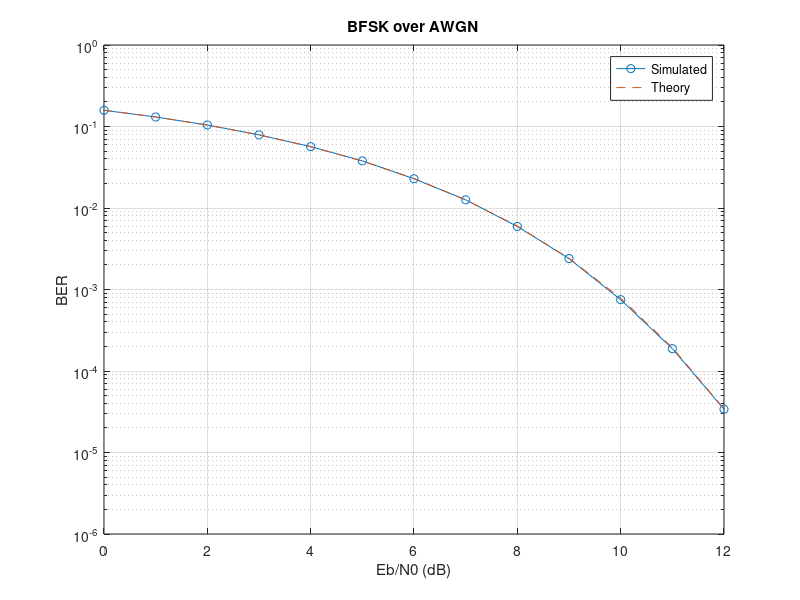

Reproduce this figure in MATLAB.
N = 2e6;
bits = randi([0 1], 1, N);
Eb = 1;
s1 = sqrt(Eb)*(bits==0);           % first coordinate
s2 = sqrt(Eb)*(bits==1);           % second coordinate

EbN0_dB = 0:1:12;
BER = zeros(size(EbN0_dB));

for k = 1:length(EbN0_dB)
    EbN0  = 10^(EbN0_dB(k)/10);
    sigma = sqrt(Eb/EbN0/2);
    r1 = s1 + sigma*randn(1,N);
    r2 = s2 + sigma*randn(1,N);
    bits_hat = r2 > r1;            % pick the bigger one
    BER(k) = mean(bits_hat ~= bits);
end

th = qfunc(sqrt(10.^(EbN0_dB/10)));   % coherent BFSK: Q(sqrt(Eb/N0))
semilogy(EbN0_dB, BER, 'o-', EbN0_dB, th, '--'); grid on; ylim([1e-6 1]);
xlabel('Eb/N0 (dB)'); ylabel('BER'); legend('Simulated','Theory');
title('BFSK over AWGN');
